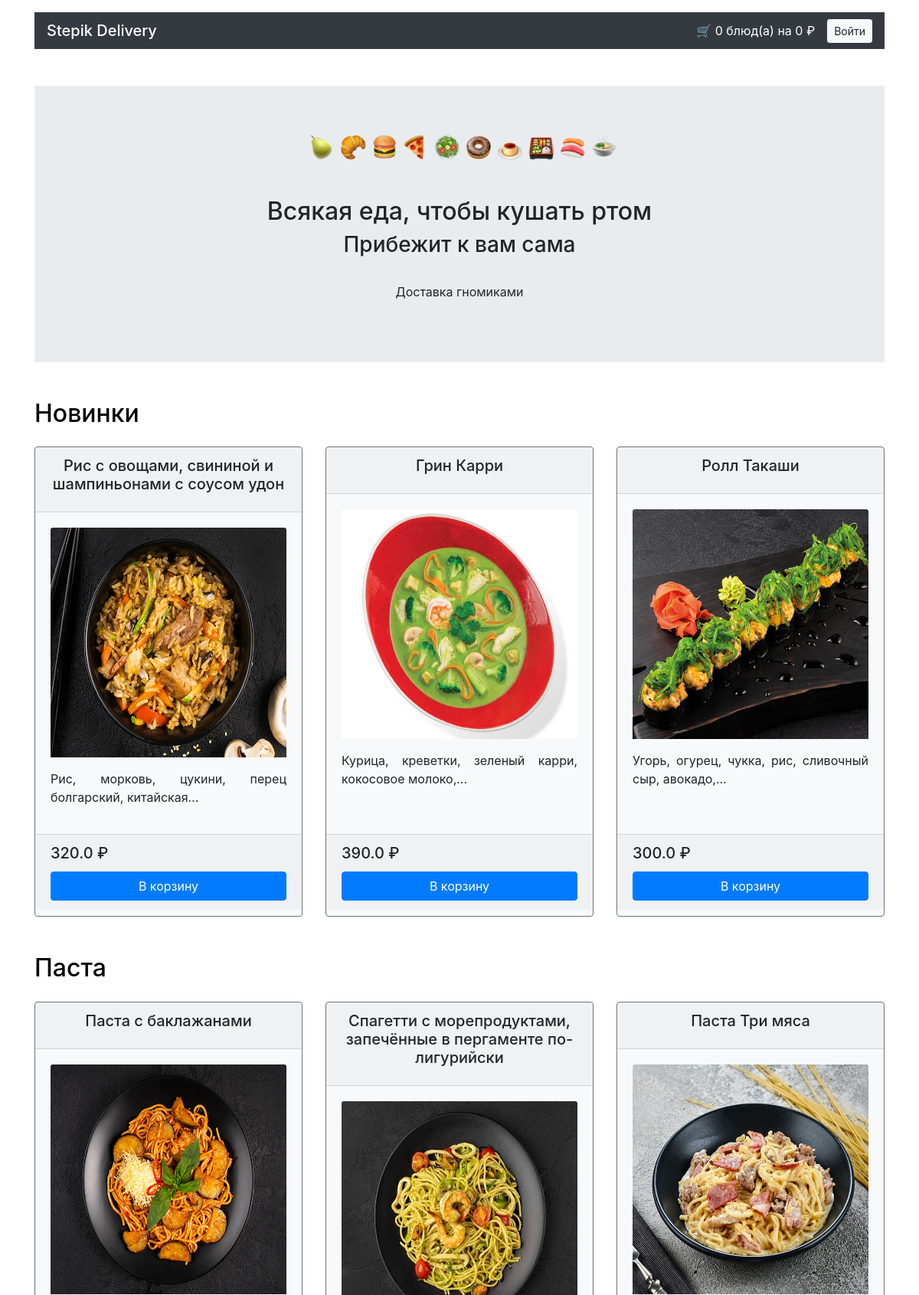
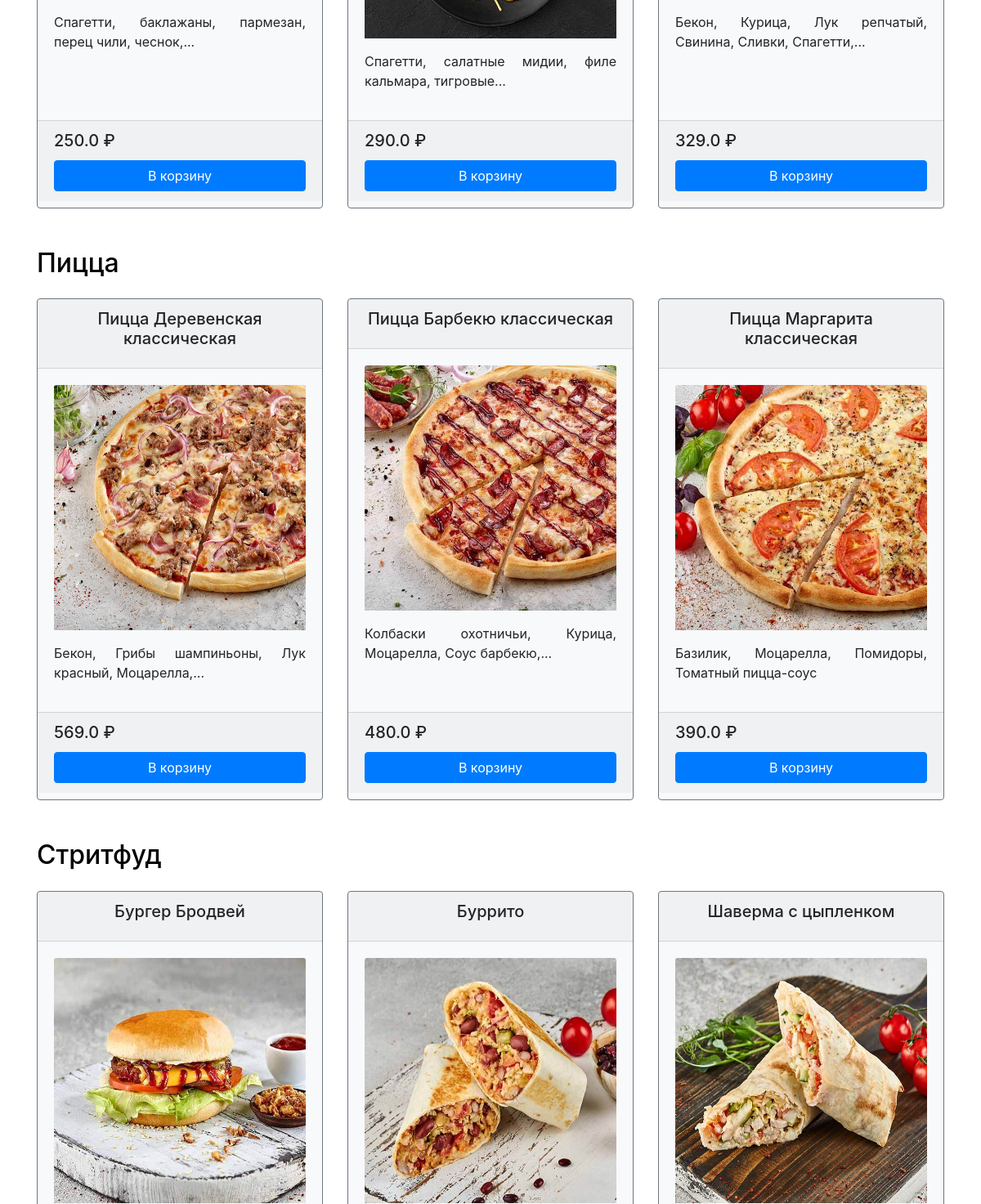
Before: / (upper part) with the older database file (2 pictures, top to bottom).
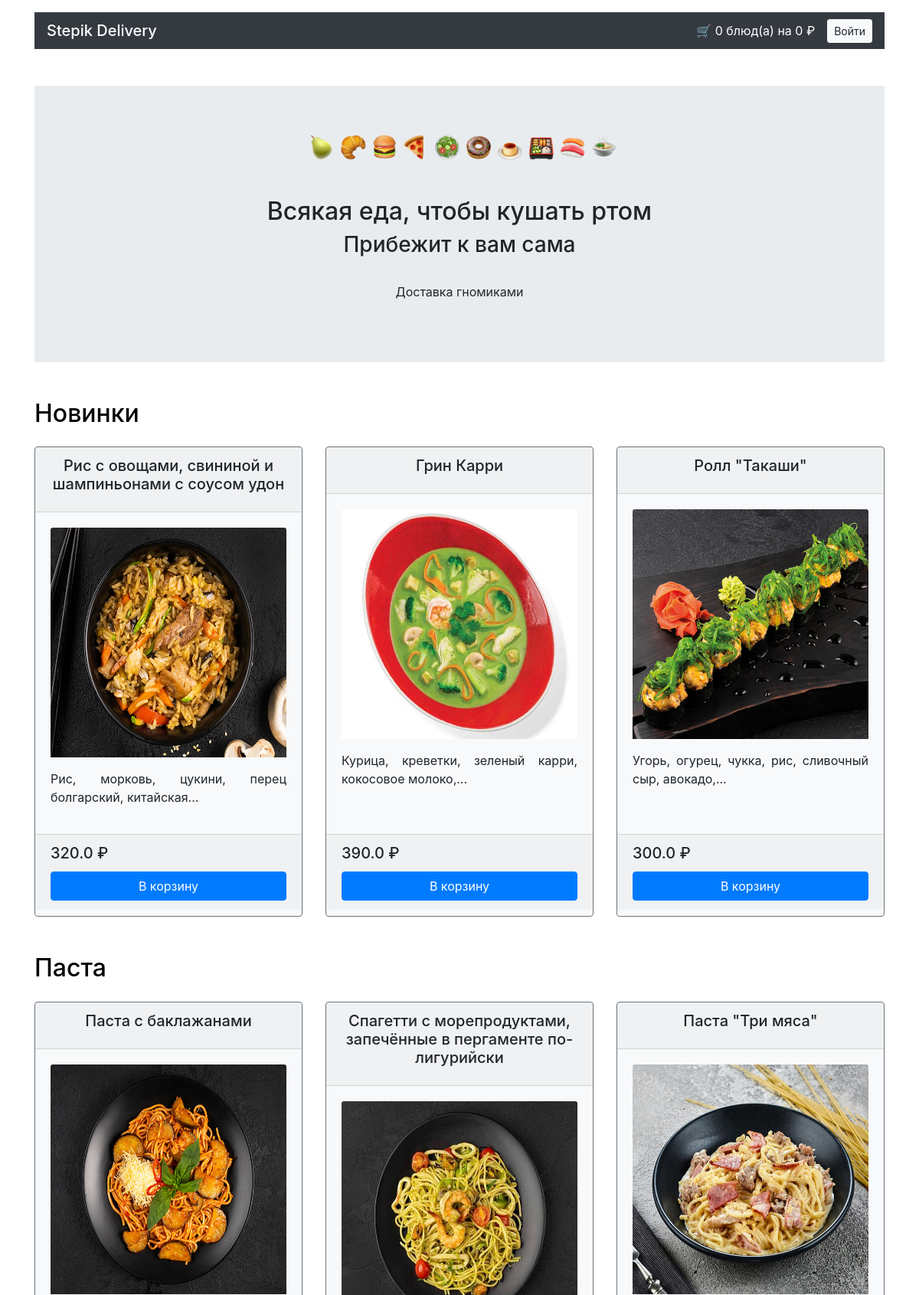
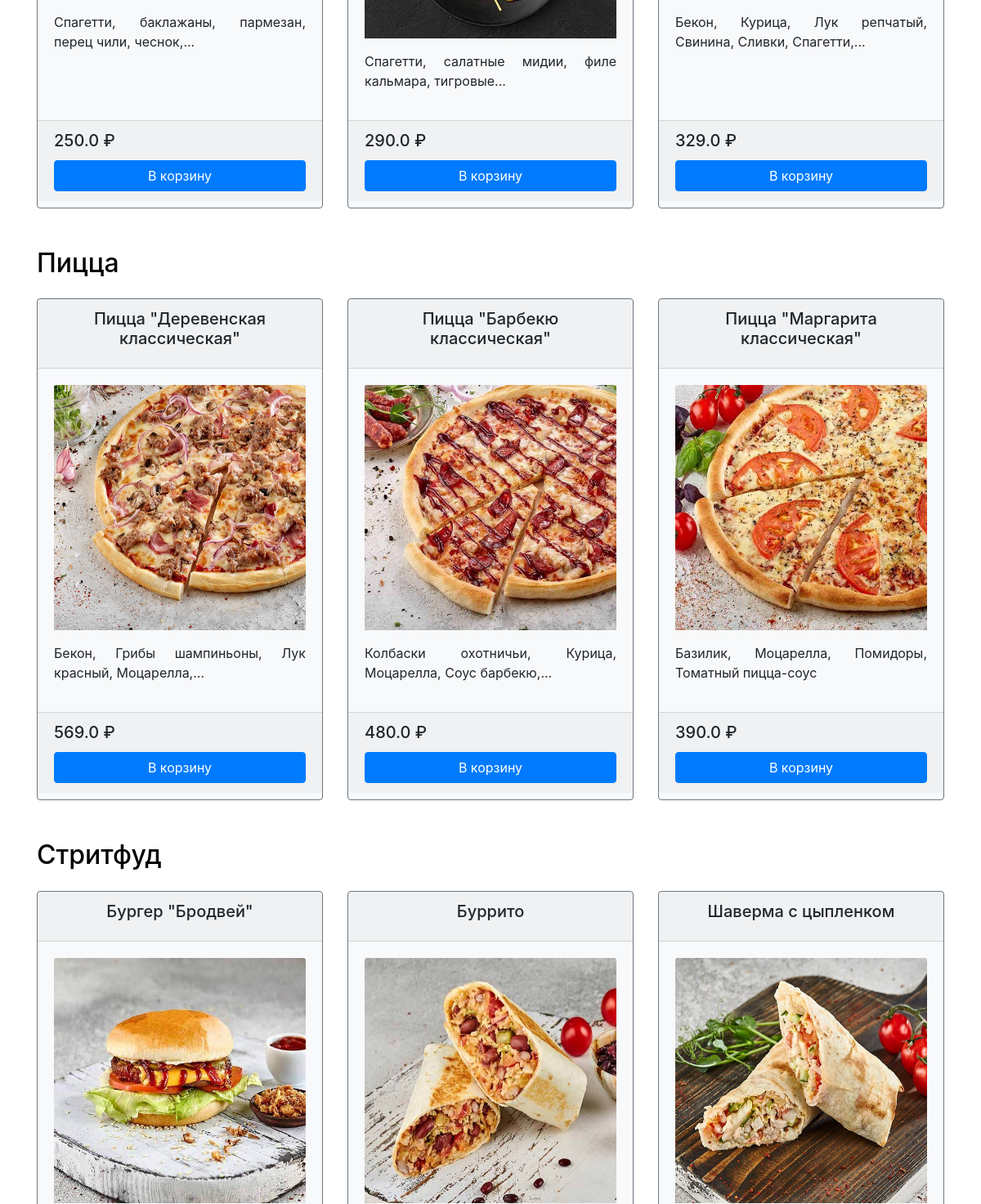
After: the same page with the newer database file (2 pictures, top to bottom).
### models.py (models this page shows)
class Category(db.Model):
    __tablename__ = 'categories'
    id = db.Column(db.Integer, primary_key=True)
    title = db.Column(db.String, nullable=False, unique=True)
    dishes = db.relationship('Dish', secondary=dishes_categories_association, back_populates='categories')

class Dish(db.Model):
    __tablename__ = 'dishes'
    id = db.Column(db.Integer, primary_key=True)
    title = db.Column(db.String, nullable=False, unique=True)
    price = db.Column(db.REAL, nullable=False)
    desc = db.Column(db.String, nullable=False)
    pic = db.Column(db.String, nullable=False)
    categories = db.relationship('Category', secondary=dishes_categories_association, back_populates='dishes')

### views.py (the view, shortened to what this page needs)
@app.route('/', methods=['GET', 'POST'])
def render_main():
    cart = session.get('cart', {'total_cost': 0, 'dishes_list': []})
    session['cart'] = cart
    form = DishForm()
    categories = db.session.query(Category).order_by(Category.id.desc()).all()
    return render_template('main.html', cats=categories, cart=cart, form=form, email=session.get('email', False))

### forms.py
class DishForm(FlaskForm):
     dish_id = IntegerField()
     category = StringField()
     submit = SubmitField()

### app.py (called while the page is built)
def shuffle(seq):
    random.shuffle(seq)
    return seq

### templates/main.html (shortened to what this page needs)
{% extends 'base.html' %}
{% block main %}
  <main class="container mt-3">
    <section class="my-5 jumbotron jumbotron-fluid">
      <div class="text-center">
        <img class="ml-2" alt="" width="401" height="33">
        <h1 class="h2 mt-5 m-2">Всякая еда, чтобы кушать ртом</h1>
        <h2 class="h3">Прибежит к вам сама</h2>
        <p class="pt-4">Доставка гномиками</p>
      </div>
    </section>
    {% for cat in cats %}
    <section id="{{ cat.title }}" >
      <h2 class="mt-5 mb-1"><a href="#{{ cat.title }}" style="text-decoration: none; color: black;">{{ cat.title }}</a></h2>
      <div class="row mt-4">
        {% for dish in (cat.dishes | shuffle)[:3] %}
        <div class="col-12 col-md-4">
            <div class="card mb-3 h-100 w-300 bg-light border-secondary">
                <div class="card-header h-30">
                    <h4 class="h5 card-title text-center">{{ dish.title }}</h4>
                </div>
                <div class="card-body">
                    <img src=/static/pictures/{{ dish.pic }} width="240" height="300" class="card-img-top" alt="">
                    <p class="card-text text-justify mt-3">{{ dish.desc | truncate(60) }}</p>
                </div>
                <div class="h5 card-footer">
                    <h4 class="h5 card-title">{{ dish.price }} ₽</h4>
                    <form action="/#" method="POST">
                        {{ form.submit(class="btn btn-primary btn-block", value="В корзину") }}
                    </form>
                </div>
            </div>
        </div>
        {% endfor %}
      </div>
    </section>
    {% endfor %}
  </main>
{% endblock %}

### templates/base.html (shortened to what this page needs)
<!DOCTYPE html>
<html lang="ru">
<head>
  <link rel="stylesheet" href="https://stackpath.bootstrapcdn.com/bootstrap/4.3.1/css/bootstrap.min.css">
</head>
<body>
  <header class="container mt-3">
    <nav class="py-1 navbar navbar-dark bg-dark">
      <ul class="navbar-nav mr-auto mt-2 mt-lg-0">
        <a href="{{ url_for('render_main') }}" class="h5 my-2 text-white" style="text-decoration: none;">Stepik Delivery</a>
      </ul>
        <a href="{{ url_for('render_cart') }}" class="text-white my-2 mr-3">
         🛒 {{ cart['dishes_list'] | length   }} блюд(а) на {{ cart['total_cost'] }} ₽</a>
      {% if email %}
      <a href="{{ url_for('render_logout') }}" class="btn btn-light btn-sm ml-4s">Выйти</a>
      {% else %}
      <a href="{{ url_for('render_login') }}" class="btn btn-light btn-sm ml-4s">Войти</a>
      {% endif %}
    </nav>
  </header>
{% block main %} {% endblock %}
</body>
</html>

### templates/base.html (style rules this page uses)
html { position: relative; min-height: 100%; }
body { margin-bottom: 60px; }
.navbar { padding-top: 0; padding-bottom: 0; }

Changed rows visible on the page:
changed Dish "Угорь, огурец, чукка, рис, сливочный сыр, авокадо,...": title "Ролл Такаши" → "Ролл \"Такаши\""
changed Dish "Бекон, Курица, Лук репчатый, Свинина, Сливки, Спагетти,...": title "Паста Три мяса" → "Паста \"Три мяса\""
changed Dish "Бекон, Грибы шампиньоны, Лук красный, Моцарелла,...": title "Пицца Деревенская классическая" → "Пицца \"Деревенская классическая\""
changed Dish "Колбаски охотничьи, Курица, Моцарелла, Соус барбекю,...": title "Пицца Барбекю классическая" → "Пицца \"Барбекю классическая\""
changed Dish "Базилик, Моцарелла, Помидоры, Томатный пицца-соус": title "Пицца Маргарита классическая" → "Пицца \"Маргарита классическая\""
changed Dish: title "Бургер Бродвей" → "Бургер \"Бродвей\""
